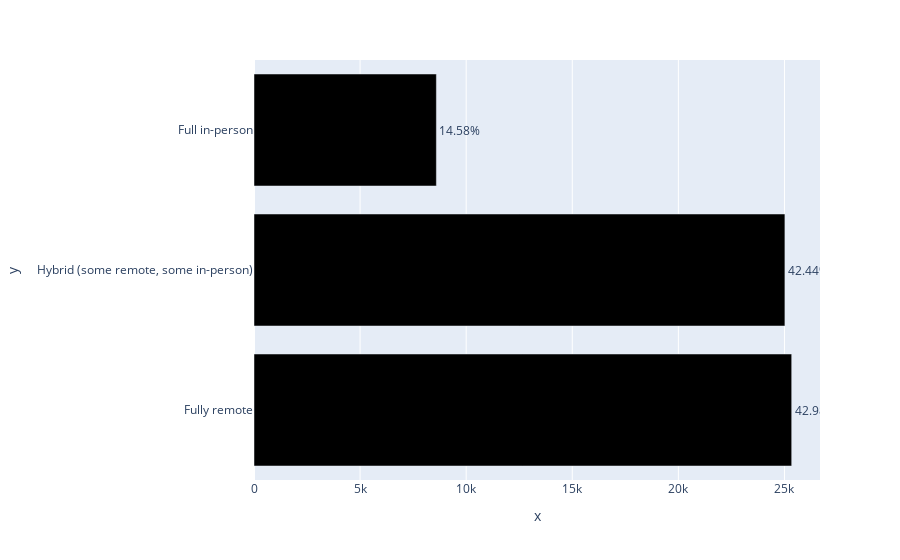

Source (notebook cell):
### Code cell
plot_df(df,'RemoteWork','black')

### Figure 1 — Plotly figure (JSON) as saved in the notebook; plotly's stock layout.template omitted (floating-point values rounded to 4 significant figures)
{"data": [{"alignmentgroup": "True", "hovertemplate": "x=%{x}<br>y=%{y}<br>text=%{text}<extra></extra>", "legendgroup": "", "marker": {"color": "black", "pattern": {"shape": ""}}, "name": "", "offsetgroup": "", "orientation": "h", "showlegend": false, "text": ["42.98%", "42.44%", "14.58%"], "textposition": "outside", "type": "bar", "x": [25341, 25021, 8596], "xaxis": "x", "y": ["Fully remote", "Hybrid (some remote, some in-person)", "Full in-person"], "yaxis": "y"}], "layout": {"barmode": "relative", "legend": {"tracegroupgap": 0}, "margin": {"t": 60}, "xaxis": {"anchor": "y", "domain": [0, 1], "title": {"text": "x"}}, "yaxis": {"anchor": "x", "domain": [0, 1], "title": {"text": "y"}}}}
